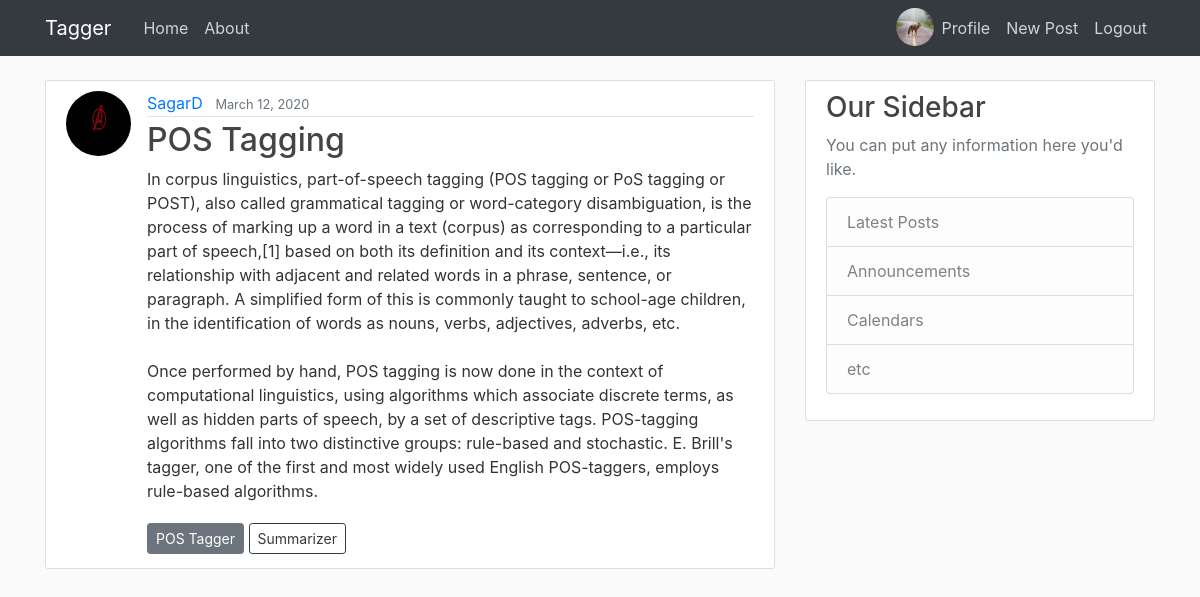
The app's page /post/5/ (signed in) with its own data.
### users/models.py (models this page shows, shortened)
class Profile(models.Model):
    user = models.OneToOneField(User, on_delete=models.CASCADE)
    image = models.ImageField(default='default.jpg', upload_to='profile_pics')

### blog/models.py (models this page shows, shortened)
class Post(models.Model):
    title = models.CharField(max_length=100)
    content = models.TextField()
    date_posted = models.DateTimeField(default=timezone.now)
    author = models.ForeignKey(User, on_delete=models.CASCADE)

### blog/views.py (the view)
# urls.py: path('post/<int:pk>/', PostDetailView.as_view(), name='post-detail'),
class PostDetailView(DetailView):
    model = Post

### blog/templates/blog/post_detail.html (shortened to what this page needs)
{% extends "blog/base.html" %}
{% block content %}
  <article class="media content-section">
    <img class="rounded-circle article-img" src="{{ object.author.profile.image.url }}">
    <div class="media-body">
      <div class="article-metadata">
        <a class="mr-2" href="#">{{ object.author }}</a>
        <small class="text-muted">{{ object.date_posted|date:"F d, Y" }}</small>
      </div>
      <h2 class="article-title">{{ object.title }}</h2>
      <p class="article-content">{{ object.content }}</p>
      <a class="btn btn-secondary btn-sm mt-1 mb-1" href="{% url 'op-postag' post.id %}">POS Tagger</a>
      <a class="btn btn-outline-dark btn-sm mt-1 mb-1" href="{% url 'op-summary' post.id %}">Summarizer</a>
    </div>
  </article>
{% endblock content %}

### blog/templates/blog/base.html (shortened to what this page needs)
{% load static %}
<!DOCTYPE html>
<html>
<head>
    <link rel="stylesheet" href="https://maxcdn.bootstrapcdn.com/bootstrap/4.0.0/css/bootstrap.min.css">
    <link rel="stylesheet" type="text/css" href="{% static 'blog/main.css' %}">
</head>
<body>
    <header class="site-header">
      <nav class="navbar navbar-expand-md navbar-dark bg-dark fixed-top">
        <div class="container">
          <a class="navbar-brand mr-4" href="{% url 'blog-home' %}">Tagger</a>
          <div class="collapse navbar-collapse" id="navbarToggle">
            <div class="navbar-nav mr-auto">
              <a class="nav-item nav-link" href="{% url 'blog-home' %}">Home</a>
              <a class="nav-item nav-link" href="{% url 'blog-about' %}">About</a>
            </div>
            <div class="navbar-nav">
              {% if user.is_authenticated %}
                <img class="rounded-circle" width="38px" height="38px" src="{{ user.profile.image.url }}">
                <a class="nav-item nav-link" href="{% url 'profile' %}">Profile</a>
                <a class="nav-item nav-link" href="{% url 'post-create' %}">New Post</a>
                <a class="nav-item nav-link" href="{% url 'logout' %}">Logout</a>
              {% else %}
                <a class="nav-item nav-link" href="{% url 'login' %}">Login</a>
                <a class="nav-item nav-link" href="{% url 'register' %}">Register</a>
              {% endif %}
            </div>
          </div>
        </div>
      </nav>
    </header>
    <main role="main" class="container">
      <div class="row">
        <div class="col-md-8">
          {% block content %}{% endblock %}
        </div>
        <div class="col-md-4">
          <div class="content-section">
            <h3>Our Sidebar</h3>
            <p class='text-muted'>You can put any information here you'd like.
              <ul class="list-group">
                <li class="list-group-item list-group-item-light">Latest Posts</li>
                <li class="list-group-item list-group-item-light">Announcements</li>
                <li class="list-group-item list-group-item-light">Calendars</li>
                <li class="list-group-item list-group-item-light">etc</li>
              </ul>
            </p>
          </div>
        </div>
      </div>
    </main>
</body>
</html>

### blog/static/blog/main.css (style rules this page uses)
body { background: #fafafa; color: #333333; margin-top: 5rem; }
h1, h2, h3, h4, h5, h6 { color: #444444; }
ul { margin: 0; }
.site-header .navbar-nav .nav-link { color: #cbd5db; }
.content-section { background: #ffffff; padding: 10px 20px; border: 1px solid #dddddd; border-radius: 3px; margin-bottom: 20px; }
.article-title { color: #444444; }
.article-content { white-space: pre-line; }
.article-img { height: 65px; width: 65px; margin-right: 16px; }
.article-metadata { padding-bottom: 1px; margin-bottom: 4px; border-bottom: 1px solid #e3e3e3 }

### records on screen
Post: author.profile.image (picture), author "SagarD", date_posted "March 12, 2020", title "POS Tagging", content "In corpus linguistics, part-of-speech tagging (POS tagging or PoS tagging or POST), also called grammatical tagging or word-category disambiguation, is the process of marking up a word in a text (corpus) as corresponding to a particular part of speech,[1] based on both its definition and its context—i.e., its relationship with adjacent and related words in a phrase, sentence, or paragraph. A simplified form of this is commonly taught to school-age children, in the identification of words as nouns, verbs, adjectives, adverbs, etc. Once performed by hand, POS tagging is now done in the context of computational linguistics, using algorithms which associate discrete terms, as well as hidden…"
